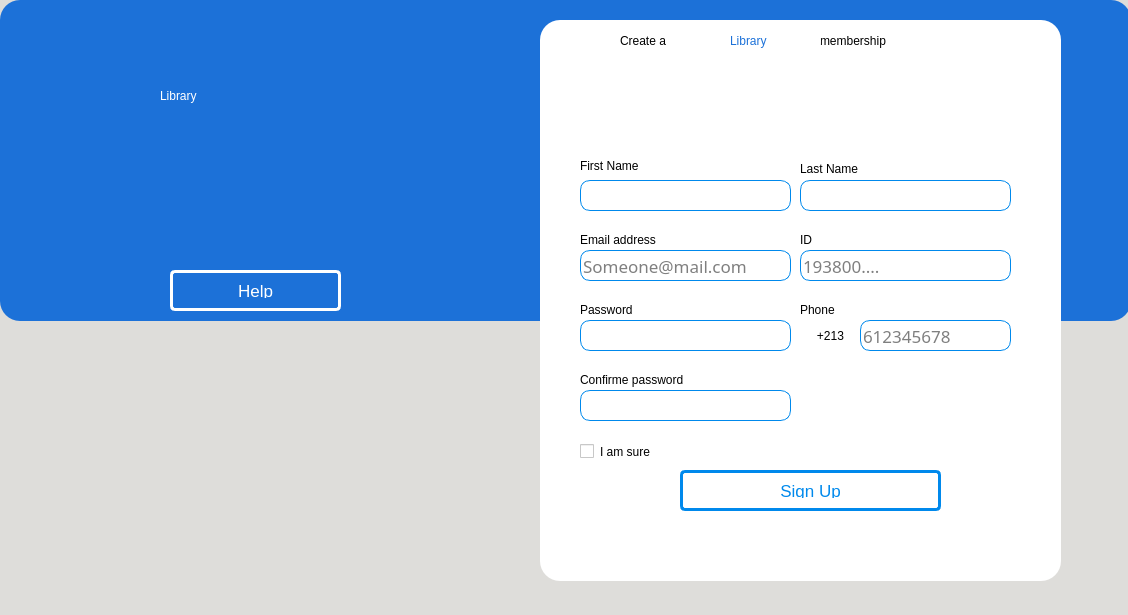
<?xml version="1.0" encoding="UTF-8"?>
<ui version="4.0">
 <class>RegisterWindow</class>
 <widget class="QMainWindow" name="RegisterWindow">
  <property name="geometry">
   <rect>
    <x>0</x>
    <y>0</y>
    <width>1128</width>
    <height>615</height>
   </rect>
  </property>
  <property name="windowTitle">
   <string>Register</string>
  </property>
  <property name="styleSheet">
   <string notr="true">background-color: rgb(222, 221, 218);</string>
  </property>
  <widget class="QWidget" name="centralwidget">
   <widget class="QFrame" name="frame_3">
    <property name="geometry">
     <rect>
      <x>0</x>
      <y>0</y>
      <width>1131</width>
      <height>321</height>
     </rect>
    </property>
    <property name="styleSheet">
     <string notr="true">border: 1px ;
border-radius: 20px;
background-color: rgb(28, 113, 216);</string>
    </property>
    <property name="frameShape">
     <enum>QFrame::StyledPanel</enum>
    </property>
    <property name="frameShadow">
     <enum>QFrame::Raised</enum>
    </property>
    <widget class="QLabel" name="label8">
     <property name="geometry">
      <rect>
       <x>160</x>
       <y>60</y>
       <width>221</width>
       <height>71</height>
      </rect>
     </property>
     <property name="styleSheet">
      <string notr="true">font: 63 italic 40pt &quot;URW Bookman&quot;;
color:white;</string>
     </property>
     <property name="text">
      <string>Library</string>
     </property>
    </widget>
    <widget class="QPushButton" name="HELP">
     <property name="geometry">
      <rect>
       <x>170</x>
       <y>270</y>
       <width>171</width>
       <height>41</height>
      </rect>
     </property>
     <property name="styleSheet">
      <string notr="true">
QPushButton {
    transition: all .5s ease;
    color: white;
    border-radius: 5px;
    border:3px solid white;
    font-family:'Montserrat', sans-serif;
    text-transform: uppercase;
    text-align: center;
    line-height: 1;
    font-size: 17px;
    background-color : transparent;
    padding: 10px;
    outline: none;
    
    
}
QPushButton:hover {
    color:rgb(0, 137, 236);;
    background-color: white;;
}
</string>
     </property>
     <property name="text">
      <string>Help</string>
     </property>
    </widget>
    <widget class="QPushButton" name="icon4">
     <property name="geometry">
      <rect>
       <x>290</x>
       <y>60</y>
       <width>89</width>
       <height>41</height>
      </rect>
     </property>
     <property name="styleSheet">
      <string notr="true">background-color: rgba(28, 113, 216, 0);</string>
     </property>
     <property name="text">
      <string/>
     </property>
     <property name="icon">
      <iconset>
       <normaloff>Icons/graduate-cap.png</normaloff>Icons/graduate-cap.png</iconset>
     </property>
     <property name="iconSize">
      <size>
       <width>50</width>
       <height>50</height>
      </size>
     </property>
    </widget>
    <widget class="QPushButton" name="icon5">
     <property name="geometry">
      <rect>
       <x>160</x>
       <y>130</y>
       <width>191</width>
       <height>111</height>
      </rect>
     </property>
     <property name="styleSheet">
      <string notr="true">background-color: rgba(28, 113, 216, 0);</string>
     </property>
     <property name="text">
      <string/>
     </property>
     <property name="icon">
      <iconset>
       <normaloff>Icons/online-library.png</normaloff>Icons/online-library.png</iconset>
     </property>
     <property name="iconSize">
      <size>
       <width>100</width>
       <height>100</height>
      </size>
     </property>
    </widget>
    <widget class="QPushButton" name="BACK">
     <property name="geometry">
      <rect>
       <x>10</x>
       <y>10</y>
       <width>51</width>
       <height>41</height>
      </rect>
     </property>
     <property name="styleSheet">
      <string notr="true"/>
     </property>
     <property name="text">
      <string/>
     </property>
     <property name="icon">
      <iconset>
       <normaloff>Icons/previous.png</normaloff>Icons/previous.png</iconset>
     </property>
     <property name="iconSize">
      <size>
       <width>40</width>
       <height>40</height>
      </size>
     </property>
    </widget>
   </widget>
   <widget class="QFrame" name="frame_4">
    <property name="geometry">
     <rect>
      <x>540</x>
      <y>20</y>
      <width>521</width>
      <height>561</height>
     </rect>
    </property>
    <property name="styleSheet">
     <string notr="true">border: 1px;
border-radius: 20px;
background-color: white;</string>
    </property>
    <property name="frameShape">
     <enum>QFrame::StyledPanel</enum>
    </property>
    <property name="frameShadow">
     <enum>QFrame::Raised</enum>
    </property>
    <widget class="QLabel" name="label12">
     <property name="geometry">
      <rect>
       <x>40</x>
       <y>130</y>
       <width>121</width>
       <height>31</height>
      </rect>
     </property>
     <property name="styleSheet">
      <string notr="true">font: 75 16pt &quot;Ubuntu&quot;;</string>
     </property>
     <property name="text">
      <string>First Name</string>
     </property>
    </widget>
    <widget class="QLabel" name="label15">
     <property name="geometry">
      <rect>
       <x>260</x>
       <y>210</y>
       <width>101</width>
       <height>20</height>
      </rect>
     </property>
     <property name="styleSheet">
      <string notr="true">font: 75 16pt &quot;Ubuntu&quot;;</string>
     </property>
     <property name="text">
      <string>ID</string>
     </property>
    </widget>
    <widget class="QPushButton" name="SIGN_UP">
     <property name="geometry">
      <rect>
       <x>140</x>
       <y>450</y>
       <width>261</width>
       <height>41</height>
      </rect>
     </property>
     <property name="styleSheet">
      <string notr="true">
QPushButton {
    transition: all .5s ease;
    color: rgb(0, 137, 236);;
    border-radius: 5px;
    border:3px solid rgb(0, 137, 236);;
    font-family:'Montserrat', sans-serif;
    text-transform: uppercase;
    text-align: center;
    line-height: 1;
    font-size: 17px;
    background-color : transparent;
    padding: 10px;
    outline: none;
    
    
}
QPushButton:hover {
    color: white;
    background-color: rgb(0, 137, 236);;
}
</string>
     </property>
     <property name="text">
      <string>Sign Up</string>
     </property>
    </widget>
    <widget class="QLabel" name="label11">
     <property name="geometry">
      <rect>
       <x>280</x>
       <y>0</y>
       <width>151</width>
       <height>41</height>
      </rect>
     </property>
     <property name="styleSheet">
      <string notr="true">font: 75 20pt &quot;Ubuntu&quot;;</string>
     </property>
     <property name="text">
      <string>membership</string>
     </property>
    </widget>
    <widget class="QLabel" name="label10">
     <property name="geometry">
      <rect>
       <x>190</x>
       <y>0</y>
       <width>91</width>
       <height>41</height>
      </rect>
     </property>
     <property name="styleSheet">
      <string notr="true">font: 75 20pt &quot;Ubuntu&quot;;
color:rgb(28, 113, 216);</string>
     </property>
     <property name="text">
      <string>Library</string>
     </property>
    </widget>
    <widget class="QLabel" name="label9">
     <property name="geometry">
      <rect>
       <x>80</x>
       <y>0</y>
       <width>101</width>
       <height>41</height>
      </rect>
     </property>
     <property name="styleSheet">
      <string notr="true">font: 75 20pt &quot;Ubuntu&quot;;</string>
     </property>
     <property name="text">
      <string>Create a</string>
     </property>
    </widget>
    <widget class="QPushButton" name="icon6">
     <property name="geometry">
      <rect>
       <x>180</x>
       <y>40</y>
       <width>111</width>
       <height>101</height>
      </rect>
     </property>
     <property name="styleSheet">
      <string notr="true">background-color: rgba(28, 113, 216, 0);</string>
     </property>
     <property name="text">
      <string/>
     </property>
     <property name="icon">
      <iconset>
       <normaloff>Icons/add-user.png</normaloff>Icons/add-user.png</iconset>
     </property>
     <property name="iconSize">
      <size>
       <width>70</width>
       <height>70</height>
      </size>
     </property>
    </widget>
    <widget class="QLabel" name="label13">
     <property name="geometry">
      <rect>
       <x>260</x>
       <y>140</y>
       <width>111</width>
       <height>17</height>
      </rect>
     </property>
     <property name="styleSheet">
      <string notr="true">font: 75 16pt &quot;Ubuntu&quot;;</string>
     </property>
     <property name="text">
      <string>Last Name</string>
     </property>
    </widget>
    <widget class="QLabel" name="label14">
     <property name="geometry">
      <rect>
       <x>40</x>
       <y>210</y>
       <width>131</width>
       <height>20</height>
      </rect>
     </property>
     <property name="styleSheet">
      <string notr="true">font: 75 16pt &quot;Ubuntu&quot;;</string>
     </property>
     <property name="text">
      <string>Email address</string>
     </property>
    </widget>
    <widget class="QLabel" name="label17">
     <property name="geometry">
      <rect>
       <x>40</x>
       <y>350</y>
       <width>181</width>
       <height>20</height>
      </rect>
     </property>
     <property name="styleSheet">
      <string notr="true">font: 75 16pt &quot;Ubuntu&quot;;</string>
     </property>
     <property name="text">
      <string>Confirme password</string>
     </property>
    </widget>
    <widget class="QLabel" name="label16">
     <property name="geometry">
      <rect>
       <x>40</x>
       <y>280</y>
       <width>101</width>
       <height>20</height>
      </rect>
     </property>
     <property name="styleSheet">
      <string notr="true">font: 75 16pt &quot;Ubuntu&quot;;</string>
     </property>
     <property name="text">
      <string>Password</string>
     </property>
    </widget>
    <widget class="QPushButton" name="icon7">
     <property name="geometry">
      <rect>
       <x>260</x>
       <y>300</y>
       <width>61</width>
       <height>31</height>
      </rect>
     </property>
     <property name="layoutDirection">
      <enum>Qt::LeftToRight</enum>
     </property>
     <property name="styleSheet">
      <string notr="true">background-color: rgba(42, 41, 41, 0);

font: 75 14pt &quot;Ubuntu Mono&quot;;

</string>
     </property>
     <property name="text">
      <string>+213</string>
     </property>
     <property name="icon">
      <iconset>
       <normaloff>Icons/algeria.png</normaloff>Icons/algeria.png</iconset>
     </property>
    </widget>
    <widget class="QCheckBox" name="checkBox">
     <property name="geometry">
      <rect>
       <x>40</x>
       <y>420</y>
       <width>92</width>
       <height>23</height>
      </rect>
     </property>
     <property name="text">
      <string>I am sure </string>
     </property>
    </widget>
    <widget class="QLabel" name="re_error">
     <property name="geometry">
      <rect>
       <x>40</x>
       <y>500</y>
       <width>451</width>
       <height>20</height>
      </rect>
     </property>
     <property name="font">
      <font>
       <weight>75</weight>
       <italic>false</italic>
       <bold>true</bold>
       <underline>false</underline>
       <strikeout>false</strikeout>
      </font>
     </property>
     <property name="styleSheet">
      <string notr="true">color: rgb(224, 27, 36);</string>
     </property>
     <property name="text">
      <string/>
     </property>
     <property name="textFormat">
      <enum>Qt::AutoText</enum>
     </property>
     <property name="alignment">
      <set>Qt::AlignCenter</set>
     </property>
     <property name="wordWrap">
      <bool>false</bool>
     </property>
    </widget>
    <widget class="QLineEdit" name="LAST_NAME">
     <property name="geometry">
      <rect>
       <x>260</x>
       <y>160</y>
       <width>211</width>
       <height>31</height>
      </rect>
     </property>
     <property name="font">
      <font>
       <family>Ubuntu Mono</family>
       <pointsize>13</pointsize>
       <weight>9</weight>
       <italic>false</italic>
       <bold>false</bold>
      </font>
     </property>
     <property name="styleSheet">
      <string notr="true">background-color: white;
border-style: solid;
border-width: 1px;
border-color:rgb(0, 137, 236);
border-radius: 10px;
font: 75 13pt &quot;Ubuntu Mono&quot;;


</string>
     </property>
     <property name="maxLength">
      <number>100</number>
     </property>
     <property name="echoMode">
      <enum>QLineEdit::Normal</enum>
     </property>
     <property name="dragEnabled">
      <bool>true</bool>
     </property>
     <property name="placeholderText">
      <string/>
     </property>
     <property name="cursorMoveStyle">
      <enum>Qt::LogicalMoveStyle</enum>
     </property>
     <property name="clearButtonEnabled">
      <bool>true</bool>
     </property>
    </widget>
    <widget class="QLineEdit" name="EMAIL_ADDRESS">
     <property name="geometry">
      <rect>
       <x>40</x>
       <y>230</y>
       <width>211</width>
       <height>31</height>
      </rect>
     </property>
     <property name="font">
      <font>
       <family>Ubuntu Mono</family>
       <pointsize>13</pointsize>
       <weight>9</weight>
       <italic>false</italic>
       <bold>false</bold>
      </font>
     </property>
     <property name="styleSheet">
      <string notr="true">background-color: white;
border-style: solid;
border-width: 1px;
border-color:rgb(0, 137, 236);
border-radius: 10px;
font: 75 13pt &quot;Ubuntu Mono&quot;;


</string>
     </property>
     <property name="maxLength">
      <number>100</number>
     </property>
     <property name="echoMode">
      <enum>QLineEdit::Normal</enum>
     </property>
     <property name="dragEnabled">
      <bool>true</bool>
     </property>
     <property name="placeholderText">
      <string>Someone@mail.com</string>
     </property>
     <property name="cursorMoveStyle">
      <enum>Qt::LogicalMoveStyle</enum>
     </property>
     <property name="clearButtonEnabled">
      <bool>true</bool>
     </property>
    </widget>
    <widget class="QLineEdit" name="ID">
     <property name="geometry">
      <rect>
       <x>260</x>
       <y>230</y>
       <width>211</width>
       <height>31</height>
      </rect>
     </property>
     <property name="font">
      <font>
       <family>Ubuntu Mono</family>
       <pointsize>13</pointsize>
       <weight>9</weight>
       <italic>false</italic>
       <bold>false</bold>
      </font>
     </property>
     <property name="styleSheet">
      <string notr="true">background-color: white;
border-style: solid;
border-width: 1px;
border-color:rgb(0, 137, 236);
border-radius: 10px;
font: 75 13pt &quot;Ubuntu Mono&quot;;


</string>
     </property>
     <property name="maxLength">
      <number>10</number>
     </property>
     <property name="echoMode">
      <enum>QLineEdit::Normal</enum>
     </property>
     <property name="dragEnabled">
      <bool>true</bool>
     </property>
     <property name="placeholderText">
      <string>193800....</string>
     </property>
     <property name="cursorMoveStyle">
      <enum>Qt::LogicalMoveStyle</enum>
     </property>
     <property name="clearButtonEnabled">
      <bool>true</bool>
     </property>
    </widget>
    <widget class="QLineEdit" name="PASSWORD">
     <property name="geometry">
      <rect>
       <x>40</x>
       <y>300</y>
       <width>211</width>
       <height>31</height>
      </rect>
     </property>
     <property name="font">
      <font>
       <family>Ubuntu Mono</family>
       <pointsize>13</pointsize>
       <weight>9</weight>
       <italic>false</italic>
       <bold>false</bold>
      </font>
     </property>
     <property name="styleSheet">
      <string notr="true">background-color: white;
border-style: solid;
border-width: 1px;
border-color:rgb(0, 137, 236);
border-radius: 10px;
font: 75 13pt &quot;Ubuntu Mono&quot;;


</string>
     </property>
     <property name="maxLength">
      <number>2000</number>
     </property>
     <property name="echoMode">
      <enum>QLineEdit::Password</enum>
     </property>
     <property name="dragEnabled">
      <bool>true</bool>
     </property>
     <property name="placeholderText">
      <string/>
     </property>
     <property name="cursorMoveStyle">
      <enum>Qt::LogicalMoveStyle</enum>
     </property>
     <property name="clearButtonEnabled">
      <bool>true</bool>
     </property>
    </widget>
    <widget class="QLineEdit" name="CONFIRME_PASSWORD">
     <property name="geometry">
      <rect>
       <x>40</x>
       <y>370</y>
       <width>211</width>
       <height>31</height>
      </rect>
     </property>
     <property name="font">
      <font>
       <family>Ubuntu Mono</family>
       <pointsize>13</pointsize>
       <weight>9</weight>
       <italic>false</italic>
       <bold>false</bold>
      </font>
     </property>
     <property name="styleSheet">
      <string notr="true">background-color: white;
border-style: solid;
border-width: 1px;
border-color:rgb(0, 137, 236);
border-radius: 10px;
font: 75 13pt &quot;Ubuntu Mono&quot;;


</string>
     </property>
     <property name="maxLength">
      <number>2000</number>
     </property>
     <property name="echoMode">
      <enum>QLineEdit::Password</enum>
     </property>
     <property name="dragEnabled">
      <bool>true</bool>
     </property>
     <property name="placeholderText">
      <string/>
     </property>
     <property name="cursorMoveStyle">
      <enum>Qt::LogicalMoveStyle</enum>
     </property>
     <property name="clearButtonEnabled">
      <bool>true</bool>
     </property>
    </widget>
    <widget class="QLineEdit" name="PHONE">
     <property name="geometry">
      <rect>
       <x>320</x>
       <y>300</y>
       <width>151</width>
       <height>31</height>
      </rect>
     </property>
     <property name="font">
      <font>
       <family>Ubuntu Mono</family>
       <pointsize>13</pointsize>
       <weight>9</weight>
       <italic>false</italic>
       <bold>false</bold>
      </font>
     </property>
     <property name="styleSheet">
      <string notr="true">background-color: white;
border-style: solid;
border-width: 1px;
border-color:rgb(0, 137, 236);
border-radius: 10px;
font: 75 13pt &quot;Ubuntu Mono&quot;;


</string>
     </property>
     <property name="maxLength">
      <number>10</number>
     </property>
     <property name="echoMode">
      <enum>QLineEdit::Normal</enum>
     </property>
     <property name="dragEnabled">
      <bool>true</bool>
     </property>
     <property name="placeholderText">
      <string>612345678</string>
     </property>
     <property name="cursorMoveStyle">
      <enum>Qt::LogicalMoveStyle</enum>
     </property>
     <property name="clearButtonEnabled">
      <bool>true</bool>
     </property>
    </widget>
    <widget class="QLabel" name="label16_2">
     <property name="geometry">
      <rect>
       <x>260</x>
       <y>280</y>
       <width>101</width>
       <height>20</height>
      </rect>
     </property>
     <property name="styleSheet">
      <string notr="true">font: 75 16pt &quot;Ubuntu&quot;;</string>
     </property>
     <property name="text">
      <string>Phone</string>
     </property>
    </widget>
   </widget>
   <widget class="QLineEdit" name="FIRST_NAME">
    <property name="geometry">
     <rect>
      <x>580</x>
      <y>180</y>
      <width>211</width>
      <height>31</height>
     </rect>
    </property>
    <property name="font">
     <font>
      <family>Ubuntu Mono</family>
      <pointsize>13</pointsize>
      <weight>9</weight>
      <italic>false</italic>
      <bold>false</bold>
     </font>
    </property>
    <property name="styleSheet">
     <string notr="true">background-color: white;
border-style: solid;
border-width: 1px;
border-color:rgb(0, 137, 236);
border-radius: 10px;
font: 75 13pt &quot;Ubuntu Mono&quot;;


</string>
    </property>
    <property name="maxLength">
     <number>100</number>
    </property>
    <property name="echoMode">
     <enum>QLineEdit::Normal</enum>
    </property>
    <property name="dragEnabled">
     <bool>true</bool>
    </property>
    <property name="placeholderText">
     <string/>
    </property>
    <property name="cursorMoveStyle">
     <enum>Qt::LogicalMoveStyle</enum>
    </property>
    <property name="clearButtonEnabled">
     <bool>true</bool>
    </property>
   </widget>
  </widget>
  <widget class="QMenuBar" name="menubar">
   <property name="geometry">
    <rect>
     <x>0</x>
     <y>0</y>
     <width>1128</width>
     <height>22</height>
    </rect>
   </property>
  </widget>
 </widget>
 <resources/>
 <connections/>
</ui>
